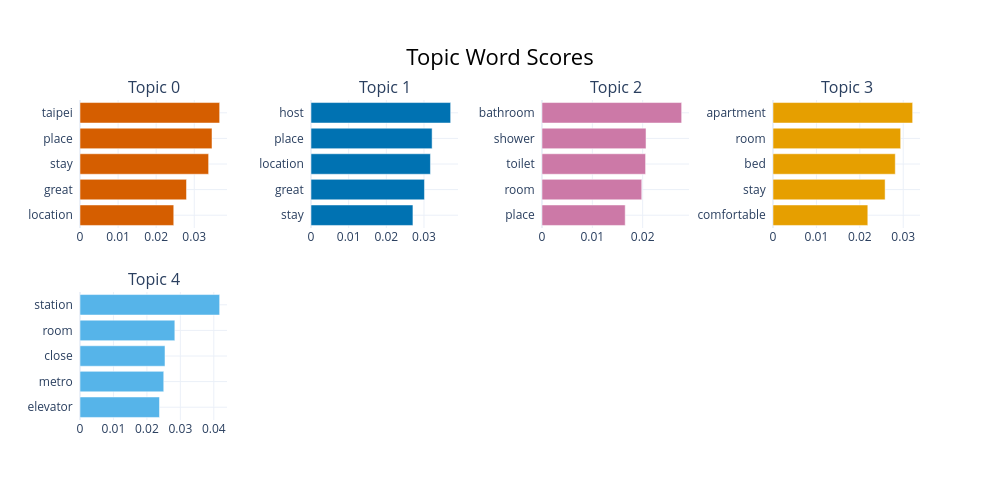

Notebook source saved alongside this figure:
### Code cell
summer_topic_model.visualize_barchart(top_n_topics=5)

### Figure 1 — Plotly figure (JSON) as saved in the notebook; plotly's stock layout.template omitted (floating-point values rounded to 4 significant figures)
{"data": [{"marker": {"color": "#D55E00"}, "orientation": "h", "type": "bar", "x": [0.02462, 0.02796, 0.03377, 0.03466, 0.03667], "xaxis": "x", "y": ["location  ", "great  ", "stay  ", "place  ", "taipei  "], "yaxis": "y"}, {"marker": {"color": "#0072B2"}, "orientation": "h", "type": "bar", "x": [0.02706, 0.03012, 0.03171, 0.03216, 0.03708], "xaxis": "x2", "y": ["stay  ", "great  ", "location  ", "place  ", "host  "], "yaxis": "y2"}, {"marker": {"color": "#CC79A7"}, "orientation": "h", "type": "bar", "x": [0.01653, 0.01982, 0.02058, 0.02067, 0.02774], "xaxis": "x3", "y": ["place  ", "room  ", "toilet  ", "shower  ", "bathroom  "], "yaxis": "y3"}, {"marker": {"color": "#E69F00"}, "orientation": "h", "type": "bar", "x": [0.02184, 0.02583, 0.02817, 0.02941, 0.03217], "xaxis": "x4", "y": ["comfortable  ", "stay  ", "bed  ", "room  ", "apartment  "], "yaxis": "y4"}, {"marker": {"color": "#56B4E9"}, "orientation": "h", "type": "bar", "x": [0.02376, 0.02503, 0.02541, 0.02835, 0.04175], "xaxis": "x5", "y": ["elevator  ", "metro  ", "close  ", "room  ", "station  "], "yaxis": "y5"}], "layout": {"annotations": [{"font": {"size": 16}, "showarrow": false, "text": "Topic 0", "x": 0.0875, "xanchor": "center", "xref": "paper", "y": 1, "yanchor": "bottom", "yref": "paper"}, {"font": {"size": 16}, "showarrow": false, "text": "Topic 1", "x": 0.3625, "xanchor": "center", "xref": "paper", "y": 1, "yanchor": "bottom", "yref": "paper"}, {"font": {"size": 16}, "showarrow": false, "text": "Topic 2", "x": 0.6375, "xanchor": "center", "xref": "paper", "y": 1, "yanchor": "bottom", "yref": "paper"}, {"font": {"size": 16}, "showarrow": false, "text": "Topic 3", "x": 0.9125, "xanchor": "center", "xref": "paper", "y": 1, "yanchor": "bottom", "yref": "paper"}, {"font": {"size": 16}, "showarrow": false, "text": "Topic 4", "x": 0.0875, "xanchor": "center", "xref": "paper", "y": 0.4, "yanchor": "bottom", "yref": "paper"}], "height": 500, "hoverlabel": {"bgcolor": "white", "font": {"family": "Rockwell", "size": 16}}, "showlegend": false, "title": {"font": {"color": "Black", "size": 22}, "text": "Topic Word Scores", "x": 0.5, "xanchor": "center", "yanchor": "top"}, "width": 1000, "xaxis": {"anchor": "y", "domain": [0, 0.175], "showgrid": true}, "xaxis2": {"anchor": "y2", "domain": [0.275, 0.45], "showgrid": true}, "xaxis3": {"anchor": "y3", "domain": [0.55, 0.725], "showgrid": true}, "xaxis4": {"anchor": "y4", "domain": [0.825, 1], "showgrid": true}, "xaxis5": {"anchor": "y5", "domain": [0, 0.175], "showgrid": true}, "xaxis6": {"anchor": "y6", "domain": [0.275, 0.45], "showgrid": true}, "xaxis7": {"anchor": "y7", "domain": [0.55, 0.725], "showgrid": true}, "xaxis8": {"anchor": "y8", "domain": [0.825, 1], "showgrid": true}, "yaxis": {"anchor": "x", "domain": [0.6, 1], "showgrid": true}, "yaxis2": {"anchor": "x2", "domain": [0.6, 1], "showgrid": true}, "yaxis3": {"anchor": "x3", "domain": [0.6, 1], "showgrid": true}, "yaxis4": {"anchor": "x4", "domain": [0.6, 1], "showgrid": true}, "yaxis5": {"anchor": "x5", "domain": [0, 0.4], "showgrid": true}, "yaxis6": {"anchor": "x6", "domain": [0, 0.4], "showgrid": true}, "yaxis7": {"anchor": "x7", "domain": [0, 0.4], "showgrid": true}, "yaxis8": {"anchor": "x8", "domain": [0, 0.4], "showgrid": true}}}
